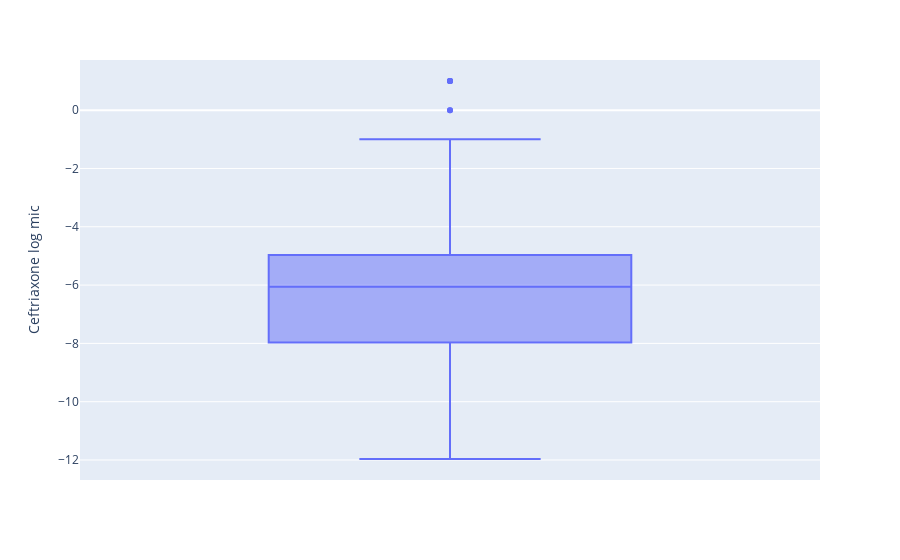

Notebook code for this chart:
### Code cell
fig = px.box(df, y='Ceftriaxone log mic')

fig.show()

### Figure 1 — Plotly figure (JSON) as saved in the notebook; plotly's stock layout.template omitted (floating-point values rounded to 4 significant figures; data arrays with more than 128 entries replaced by an {"elided": "..."} marker saying what was removed)
{"data": [{"alignmentgroup": "True", "hovertemplate": "Ceftriaxone log mic=%{y}<extra></extra>", "legendgroup": "", "marker": {"color": "#636efa"}, "name": "", "notched": false, "offsetgroup": "", "orientation": "v", "showlegend": false, "type": "box", "x0": " ", "xaxis": "x", "y": {"elided": "3786 float values"}, "y0": " ", "yaxis": "y"}], "layout": {"boxmode": "group", "legend": {"tracegroupgap": 0}, "margin": {"t": 60}, "xaxis": {"anchor": "y", "domain": [0, 1]}, "yaxis": {"anchor": "x", "domain": [0, 1], "title": {"text": "Ceftriaxone log mic"}}}}
